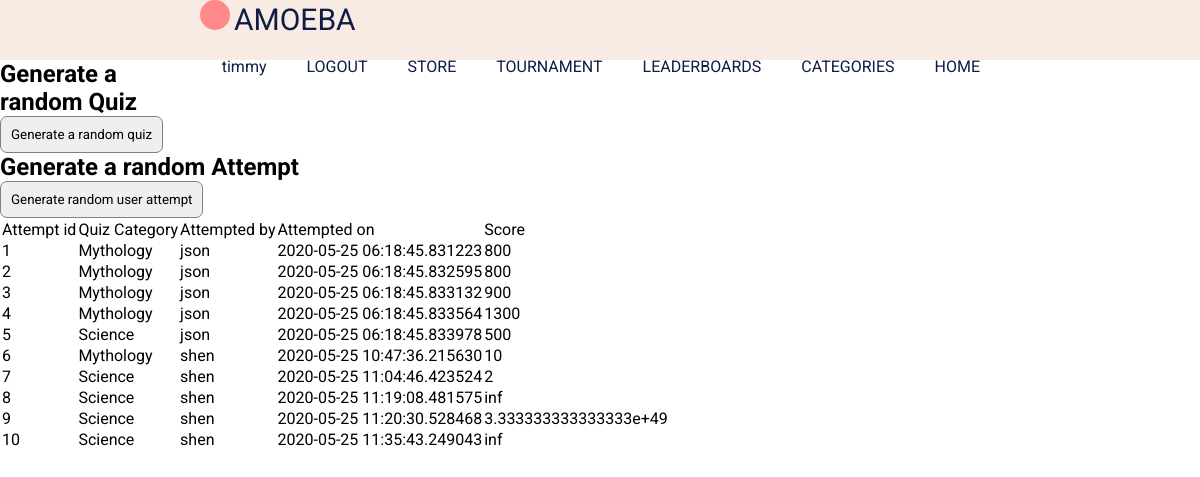
The page /pretendattempts (signed in) on the database its author committed.
### app/models.py (models this page shows, shortened)
class User(UserMixin, db.Model):
  id = db.Column(db.Integer, primary_key=True)
  username = db.Column(db.String(20), unique=True, index=True, nullable=False)
  email = db.Column(db.String(120), unique=True, index=True, nullable=False)
  password_hash = db.Column(db.String(128))
  posted_quizes = db.relationship('Quiz', backref = 'postedby', lazy = 'dynamic')
  attempts = db.relationship('Attempt', backref = 'user', lazy = 'dynamic')
  is_admin = db.Column(db.Boolean, default=False, nullable=False)
  date_joined = db.Column(db.DateTime, index=True, default=datetime.utcnow)

class Attempt(db.Model):
  id = db.Column(db.Integer, primary_key=True)
  user_id = db.Column(db.Integer, db.ForeignKey('user.id'))
  quiz_id = db.Column(db.Integer, db.ForeignKey('quiz.id'))
  score = db.Column(db.Integer, index=True)
  date = db.Column(db.DateTime, index=True, default=datetime.utcnow)

class Quiz(db.Model):
  id = db.Column(db.Integer, primary_key=True)
  category = db.Column(db.String(32), index=True)
  quizname = db.Column(db.String(32), index=True, unique=True)
  filename = db.Column(db.String(32),unique=True)
  date_added = db.Column(db.DateTime, index=True, default=datetime.utcnow)
  user_id = db.Column(db.Integer, db.ForeignKey('user.id'))
  attempts = db.relationship('Attempt', backref = 'quiz', lazy = 'dynamic')

### app/routes.py (the view)
@app.route('/pretendattempts', methods=['GET','POST'])
def pretend_attempts():
  form1 = PretendGenQuiz()
  form2 = PretendGenAttempt()
  allattempts = Attempt.query.all()
  if form1.submitQuiz.data and form1.validate_on_submit():
    randomQuiz()
  elif form2.submitAttempt.data and form2.validate_on_submit():
    randomAttempt()
  return render_template('pretend_attempts.html', form1=form1, form2=form2, attempts=allattempts)

### app/testing.py
class PretendGenQuiz(FlaskForm):
  submitQuiz = SubmitField('Generate a random quiz')

class PretendGenAttempt(FlaskForm):
  submitAttempt = SubmitField('Generate random user attempt')

### app/models.py (called while the page is built)
@login.user_loader
def load_user(id): #retrieve the user object representing the current user from the database
  return User.query.get(int(id)) #flask-login uses string for ids. database uses integers for id

### app/templates/pretend_attempts.html (shortened to what this page needs)
{% extends "template.html" %}
{% block content%}
  <h2>Generate a random Quiz</h2>
  <form action="", method="post">
    <p>{{ form1.submitQuiz }}</p>
  </form>
  <h2>Generate a random Attempt</h2>
  <form action="", method="post">
    <p>{{ form2.submitAttempt }}</p>
  </form>
  <table>
    <tr>
      <td>Attempt id</td><td>Quiz Category</td><td>Attempted by</td><td>Attempted on</td><td>Score</td>
    </tr>
    {% for a in attempts %}
    <tr>
      <td>{{ a.id }}</td>
      <td>{{ a.quiz.category }}</td>
      <td>{{ a.user.username }}</td>
      <td>{{ a.date }}</td>
      <td>{{ a.score }}</td>
    </tr>
    {% endfor %}
  </table>
{% endblock %}

### app/templates/template.html (shortened to what this page needs)
<html lang="en">
  <head>
    <link
      rel="stylesheet"
      type="text/css"
      href="{{ url_for('static', filename =
    'styles/content.css')}}"
    />
  </head>
  <body>
    <header>
      <div class="header-content">
        <div class="logo">
          <div id="amoeba-logo"></div>
          <span id="logo-text">AMOEBA</span>
        </div>
        <u1 class="navigation">
          <a href="{{ url_for('index') }}">HOME</a>
          <a href="{{ url_for('categories') }}">CATEGORIES</a>
          <a href="{{ url_for('leaderboards') }}">LEADERBOARDS</a>
          <a>TOURNAMENT</a>
          <a>STORE</a>
          {% if current_user.is_authenticated %}
          <a href="{{ url_for('logout') }}">LOGOUT</a>
          <a href="{{ url_for('profile', username=current_user.username) }}">{{ current_user.username }}</a>
          {% else %}
          <a href="{{ url_for('signup_login') }}">LOGIN/SIGNUP</a>
          {% endif %}
        </u1>
      </div>
    </header>
    {% block content %}{% endblock %}
  </body>
</html>

### app/static/styles/content.css (style rules this page uses)
* { padding: 0; margin: 0; list-style: none; text-decoration: none; font-family: 'roboto', sans-serif; box-sizing: border-box; }
body { background-color: white; }
header { width: 100%; height: 60px; display: block; background-color: #f7ebe4; }
.header-content { height: inherit; margin-left: 200px; margin-right: 200px; }
.logo { float: left; display: inline-block; color: #0f1c43; margin-top }
#amoeba-logo { background-color: #ff8989; border-radius: 50%; width: 30px; height: 30px; display: inline-block; }
#logo-text { font-size: 30px; }
.navigation { float: right; }
.navigation a { height: 100%; float: right; padding: 20px 20px; list-style: none; color: #0f1c43; }
p { font-size: 20px; color: #0f1c43; font-weight: heavy; line-height: 1.5em; }
input { border: none; }
input { border: 1px solid gray; border-radius: 7px; padding: 10px; }

### rows shown on the page
User: username "timmy"
Attempt: id "1", quiz.category "Mythology", user.username "json", date "2020-05-25 06:18:45.831223", score "800"
Attempt: id "2", quiz.category "Mythology", user.username "json", date "2020-05-25 06:18:45.832595", score "800"
Attempt: id "3", quiz.category "Mythology", user.username "json", date "2020-05-25 06:18:45.833132", score "900"
Attempt: id "4", quiz.category "Mythology", user.username "json", date "2020-05-25 06:18:45.833564", score "1300"
Attempt: id "5", quiz.category "Science", user.username "json", date "2020-05-25 06:18:45.833978", score "500"
Attempt: id "6", quiz.category "Mythology", user.username "shen", date "2020-05-25 10:47:36.215630", score "10"
Attempt: id "7", quiz.category "Science", user.username "shen", date "2020-05-25 11:04:46.423524", score "2"
Attempt: id "8", quiz.category "Science", user.username "shen", date "2020-05-25 11:19:08.481575", score "inf"
Attempt: id "9", quiz.category "Science", user.username "shen", date "2020-05-25 11:20:30.528468", score "3.333333333333333e+49"
Attempt: id "10", quiz.category "Science", user.username "shen", date "2020-05-25 11:35:43.249043", score "inf"
